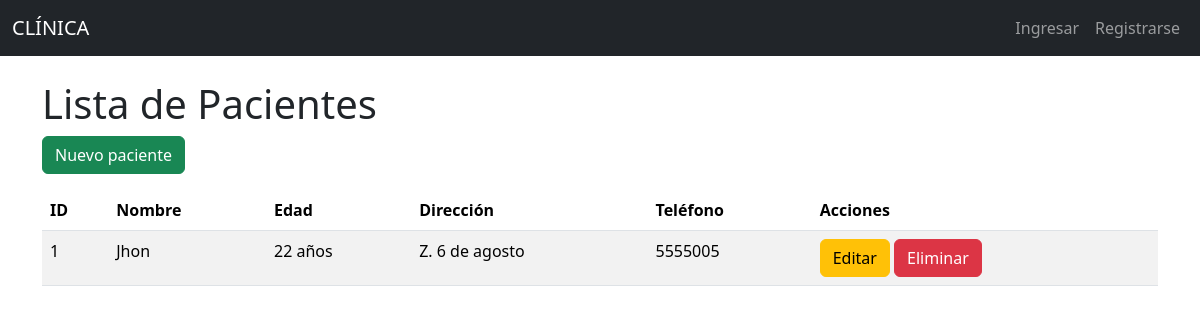
The app's page /pacientes/ with its own data.
### models/paciente_model.py (models this page shows, shortened)
class Paciente(db.Model):
    __tablename__ = "pacientes"
    id = db.Column(db.Integer, primary_key=True)
    nombre = db.Column(db.String(80), nullable=False)
    edad = db.Column(db.Integer, nullable=False)
    direccion = db.Column(db.String(200), nullable=False)
    telefono = db.Column(db.String(20), nullable=False)
    consultas = db.relationship('Consulta', back_populates='paciente', cascade="all, delete-orphan")
    @staticmethod
    def get_all():
        return Paciente.query.all()
    def delete(self):
        db.session.delete(self)
        db.session.commit()

### controllers/paciente_controller.py (the view)
@paciente_bp.route("/")
def index():
    pacientes = Paciente.get_all()
    return paciente_view.list(pacientes)

### run.py (called while the page is built)
@app.context_processor
def inject_active_path():
    def is_active(path):
        return 'active' if request.path == path else ''
    return(dict(is_active = is_active))

### view/paciente_view.py (called while the page is built)
def list(pacientes):
    return render_template('pacientes/index.html', pacientes=pacientes)

### templates/pacientes/index.html (shortened to what this page needs)
{% extends 'base.html' %}
{% block content %}
<h1>Lista de Pacientes</h1>
<a href="{{ url_for('paciente.create') }}" class="btn btn-success mb-3">Nuevo paciente</a>
<table class="table table-striped">
    <thead>
        <tr>
            <th>ID</th>
            <th>Nombre</th>
            <th>Edad</th>
            <th>Dirección</th>
            <th>Teléfono</th>
            <th>Acciones</th>
        </tr>
    </thead>
    <tbody>
        {% for item in pacientes %}
        <tr>
            <td>{{ item.id }}</td>
            <td>{{ item.nombre }}</td>
            <td>{{ item.edad }} años</td>
            <td>{{ item.direccion }}</td>
            <td>{{ item.telefono }}</td>
            <td>
                <a href="{{ url_for('paciente.edit', id=item.id) }}" class="btn btn-warning">Editar</a>
                <a href="{{ url_for('paciente.delete', id=item.id) }}" class="btn btn-danger" onclick="return confirm('Estás seguro de eliminar ?')">Eliminar</a>
            </td>
        </tr>
        {% endfor %}
    </tbody>
</table>
{% endblock %}

### records on screen
Paciente: id "1", nombre "Jhon", edad "22", direccion "Z. 6 de agosto", telefono "5555005"
